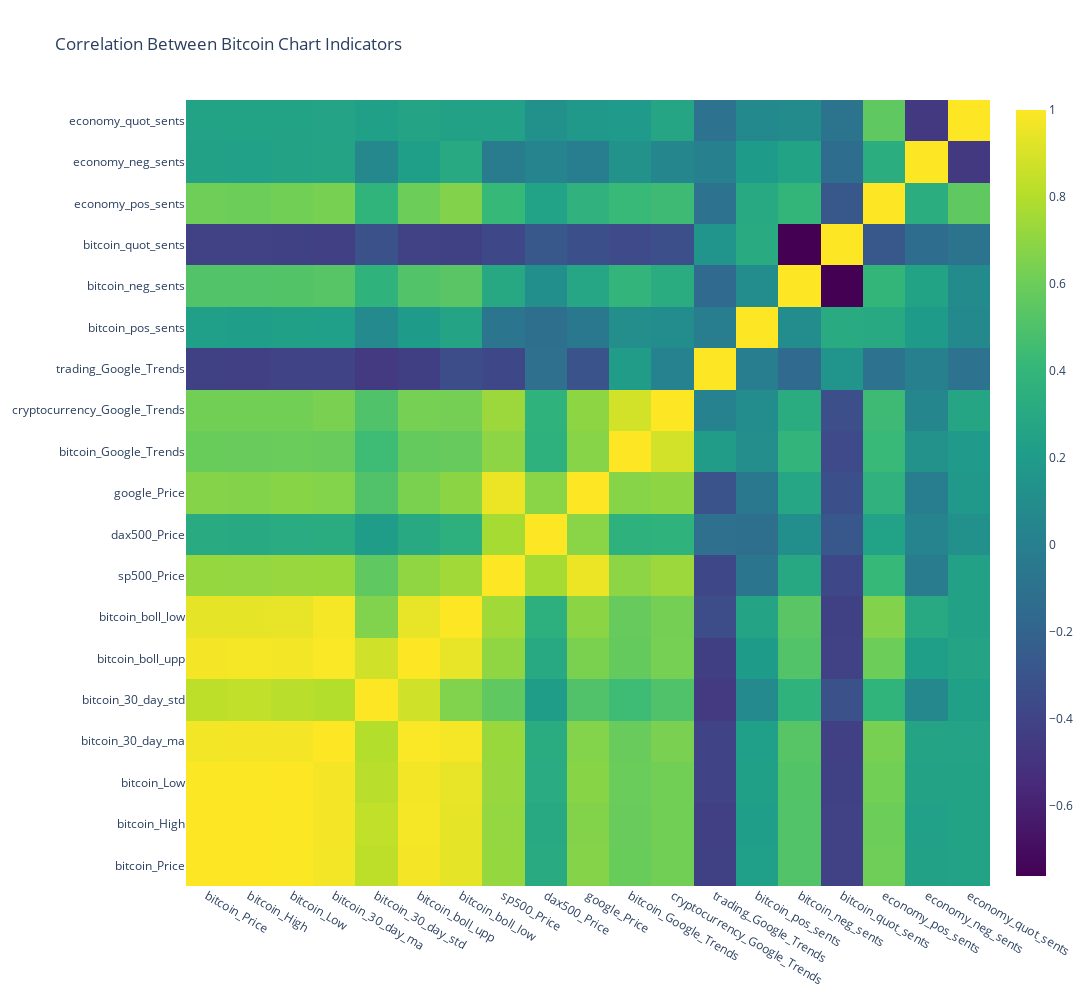

Write notebook code for a chart like this one.
### Code cell
corr = corr_df.corr()
coordinates = corr.values.tolist()
columns = list(corr.columns)

trace1 = {
        "type": "heatmap", 
        "x": columns, 
        "y": columns, 
        "z": coordinates,
        "colorscale": 'viridis'
        }
    
data = trace1
layout = {"title": "Correlation Between Bitcoin Chart Indicators",
          "width": 1200,
          "height": 1000}
fig = go.Figure(dict(data=data, layout=layout))
fig.show()

### Figure 1 — Plotly figure (JSON) as saved in the notebook; plotly's stock layout.template omitted (floating-point values rounded to 4 significant figures; data arrays with more than 128 entries replaced by an {"elided": "..."} marker saying what was removed)
{"data": [{"colorscale": [[0, "#440154"], [0.1111, "#482878"], [0.2222, "#3e4989"], [0.3333, "#31688e"], [0.4444, "#26828e"], [0.5556, "#1f9e89"], [0.6667, "#35b779"], [0.7778, "#6ece58"], [0.8889, "#b5de2b"], [1, "#fde725"]], "type": "heatmap", "x": ["bitcoin_Price", "bitcoin_High", "bitcoin_Low", "bitcoin_30_day_ma", "bitcoin_30_day_std", "bitcoin_boll_upp", "bitcoin_boll_low", "sp500_Price", "dax500_Price", "google_Price", "bitcoin_Google_Trends", "cryptocurrency_Google_Trends", "trading_Google_Trends", "bitcoin_pos_sents", "bitcoin_neg_sents", "bitcoin_quot_sents", "economy_pos_sents", "economy_neg_sents", "economy_quot_sents"], "y": ["bitcoin_Price", "bitcoin_High", "bitcoin_Low", "bitcoin_30_day_ma", "bitcoin_30_day_std", "bitcoin_boll_upp", "bitcoin_boll_low", "sp500_Price", "dax500_Price", "google_Price", "bitcoin_Google_Trends", "cryptocurrency_Google_Trends", "trading_Google_Trends", "bitcoin_pos_sents", "bitcoin_neg_sents", "bitcoin_quot_sents", "economy_pos_sents", "economy_neg_sents", "economy_quot_sents"], "z": {"elided": "19x19 float values"}}], "layout": {"height": 1000, "title": {"text": "Correlation Between Bitcoin Chart Indicators"}, "width": 1200, "xaxis": {"autorange": true, "range": [-0.5, 18.5], "type": "category"}, "yaxis": {"autorange": true, "range": [-0.5, 18.5], "type": "category"}}}
